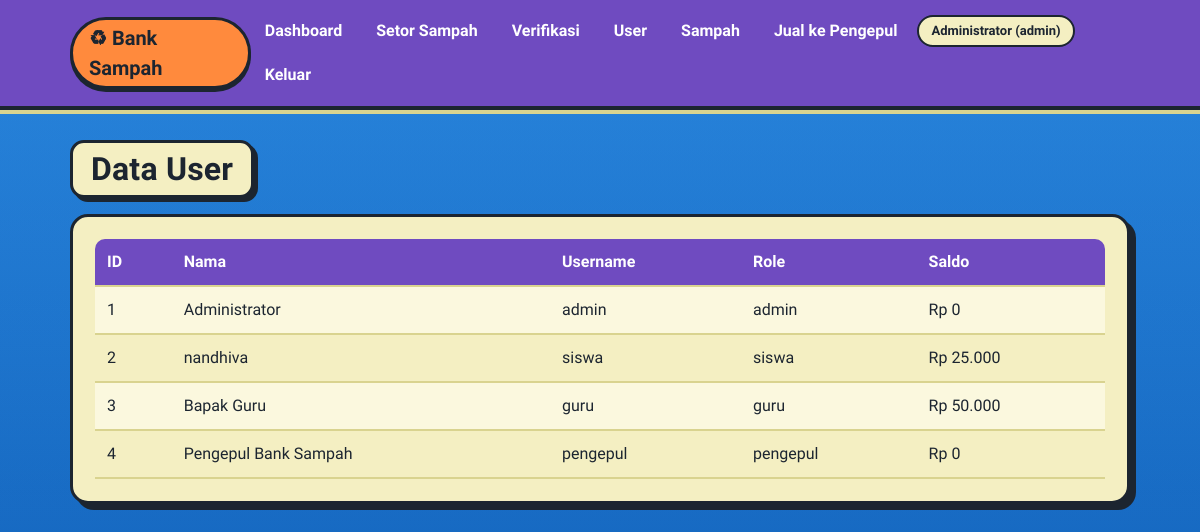
Page /users.php (signed in) on the committed database.
### tables this page shows
CREATE TABLE `user` (
  `id_user` int(11) NOT NULL,
  `nama` varchar(100) NOT NULL,
  `username` varchar(50) NOT NULL,
  `password` varchar(255) NOT NULL,
  `role` enum('admin','siswa','guru','pengepul') NOT NULL DEFAULT 'siswa',
  `saldo` decimal(10,2) NOT NULL DEFAULT 0.00
);

### config.php (called while the page is built, shortened)
<?php
function e($value) {
    return htmlspecialchars((string)$value, ENT_QUOTES, 'UTF-8');
}
?>

### users.php (the view)
<?php
require 'config.php'; wajib_login(); if(!role('admin')){header("Location: dashboard.php");exit;}
$rows=$conn->query("SELECT id_user,nama,username,role,saldo FROM user ORDER BY id_user");
?>
<!doctype html><html lang="id"><head><meta charset="utf-8"><meta name="viewport" content="width=device-width,initial-scale=1"><title>Data User</title><link rel="stylesheet" href="style.css?v=3"></head>
<body><?php include 'nav.php'; ?><main class="container"><h1>Data User</h1><div class="panel table-wrap"><table><tr><th>ID</th><th>Nama</th><th>Username</th><th>Role</th><th>Saldo</th></tr><?php while($r=$rows->fetch_assoc()): ?><tr><td><?=$r['id_user']?></td><td><?=e($r['nama'])?></td><td><?=e($r['username'])?></td><td><?=e($r['role'])?></td><td>Rp <?=number_format($r['saldo'],0,',','.')?></td></tr><?php endwhile; ?></table></div></main></body></html>

### style.css (style rules this page uses)
:root { --laut-atas:#2f8fe6; --laut-bawah:#0e5cb5; --pasir:#f4efc2; --pasir-tua:#d9d38f; --pelampung:#ff8a3d; --ungu:#6f4bc0; --karang:#c9235f; --rumput:#7ed321; --tinta:#1c2530; --abu:#4b5563; }
* { box-sizing:border-box }
body { margin:0; font-family:'Baloo 2','Trebuchet MS',Verdana,sans-serif; font-size:16px; line-height:1.5; color:var(--tinta); min-height:100vh; background: linear-gradient(#0e5cb52e,#0e5cb52e), url('bottom.png') center bottom/cover no-repeat fixed, linear-gradient(180deg,var(--laut-atas) 0%,var(--laut-bawah) 100%); }
h1,h2 { font-weight:800;letter-spacing:.2px;margin:0 0 10px }
h1 { font-size:32px;color:var(--tinta) }
.container>h1,.container>p.muted { display:inline-block;background:var(--pasir);border:3px solid var(--tinta);border-radius:14px;padding:2px 18px;box-shadow:4px 4px 0 var(--tinta);margin-bottom:16px }
.container { max-width:1100px;margin:30px auto;padding:0 20px }
.card,.panel { background:var(--pasir); border:3px solid var(--tinta); border-radius:18px; padding:22px; box-shadow:6px 6px 0 var(--tinta); margin-bottom:24px; }
table { width:100%;border-collapse:separate;border-spacing:0 }
th,td { text-align:left;padding:11px 12px;border-bottom:2px solid var(--pasir-tua);white-space:nowrap }
th { background:var(--ungu);color:#fff;font-weight:800 }
th:first-child { border-top-left-radius:10px }
th:last-child { border-top-right-radius:10px }
tr:nth-child(even) td { background:#fbf8de }
.table-wrap { overflow:auto }

### rows in the picture
user: id_user "1", nama "Administrator", username "admin", role "admin", saldo "0"
user: id_user "2", nama "nandhiva", username "siswa", role "siswa", saldo "25.000"
user: id_user "3", nama "Bapak Guru", username "guru", role "guru", saldo "50.000"
user: id_user "4", nama "Pengepul Bank Sampah", username "pengepul", role "pengepul", saldo "0"

### other values in the picture
$u['nama'] "Administrator"
$u['role'] "admin"
